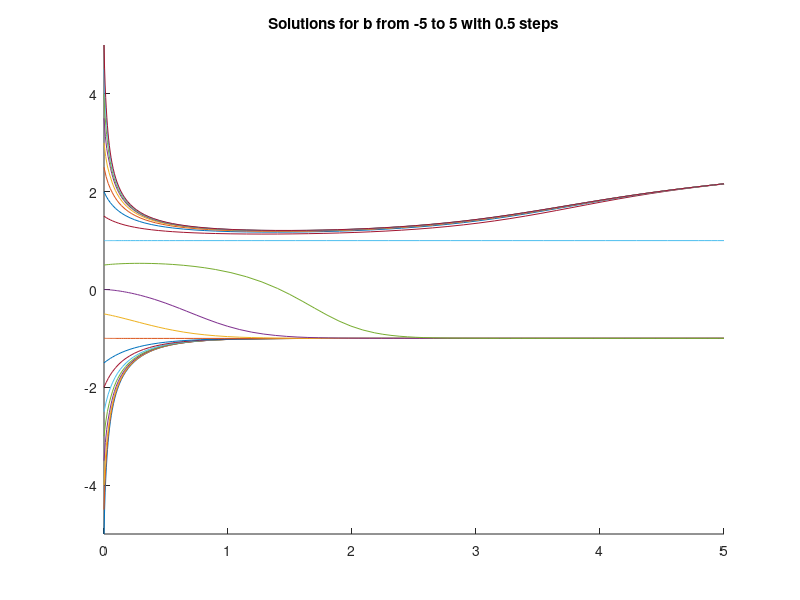
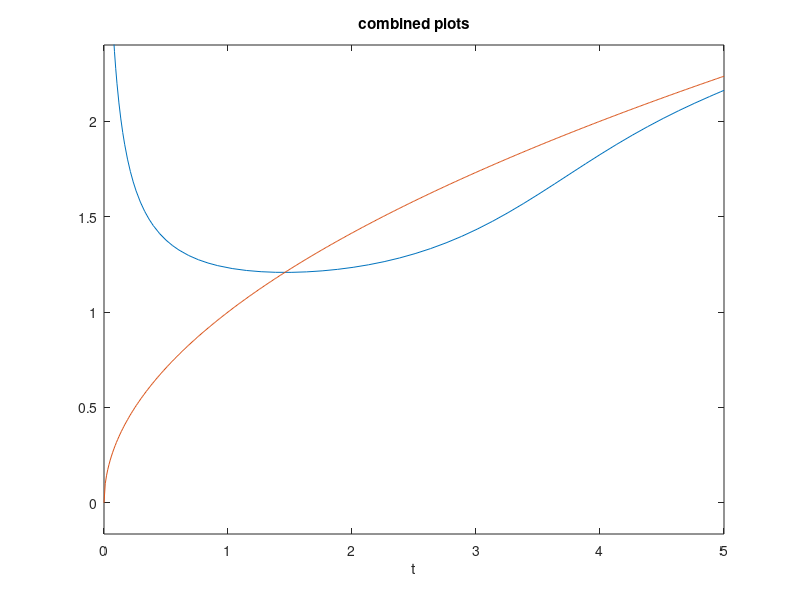
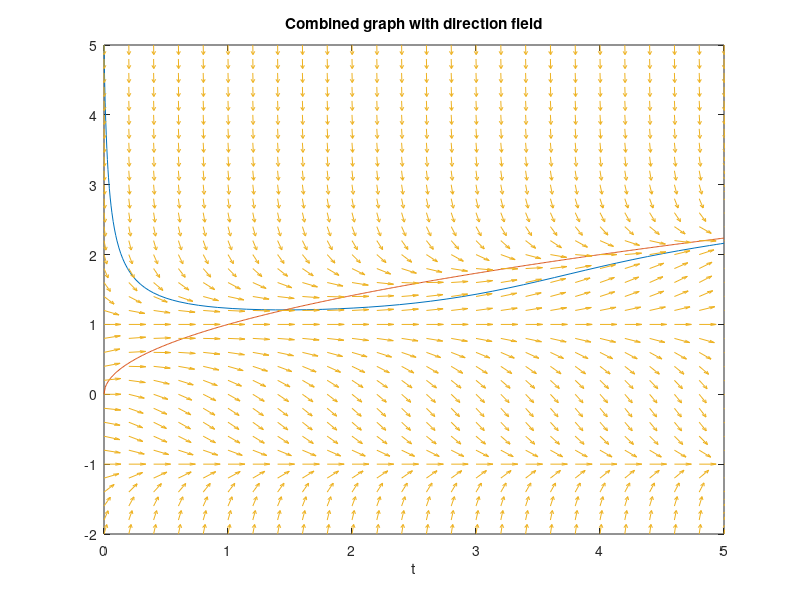

Here is the MATLAB script that generated these plots, in order: (Note: this script raises an error after producing the figures.)
%Approximating ODES

%% QUESTION
% (a)
f = @(t,y) (y - t.^0.5).*(1 - y.^2);
figure; hold on
for b = -5:0.5:5
    [t,y] = ode45(f,[0,5],b);
    disp(['For b = ',num2str(b),' integration terminates at t = ', num2str(t(end))])
    plot(t,y)
end
hold off
axis([0 5 -5 5])
title 'Solutions for b from -5 to 5 with 0.5 steps'
% (b)

% The plot indicates that if b = -1, the corresponding solution is y = -1
% If b is in the interval (-inf, -1), the solution decreases and converges
% to -1. If b is in the interval (-1, 1) the solution initially increases
% but starts decreasing and it converges to -1. If b = 1, the corresponding
% solution is y = 1. Finally, when b is in the interval (1,inf), the
% solution first decreases but then increases to +inf.

% (c)
figure
for b = -5:0.5:5
    [t,y] = ode45(f,[0,5],b);
    plot(t,y)
end
hold on
axis([0 5 -5 5])
hold on
ezplot('t.^0.5', [0 5])
title 'combined plots'

% This is the combined graph of part (a) and y = t.^0.5

% (d)
figure
for b = -5:0.5:5
    [t,y] = ode45(f,[0,5],b);
    plot(t,y)
end
hold on
axis([0 5 -5 5])
hold on
ezplot('t.^0.5',[0,5])
% In the interval (1, inf), the solution curves are asymptotic to y= t^0.5. This is because along
% the line y= t^0.5, y' = 0
% above the line y= t^0.5, y' is negative and below the line
% y=t^0.5, y' is positive.
% Therefore the solutions are pushed towards the line y=t^0.5

[T,Y] = meshgrid([0:.2:5], [-2:.2:5]);
S = (Y - T.^0.5).*(1 - Y.^2);
L = sqrt(1+S.^2);
quiver(T,Y,1./L,S./L,0.5)
axis([0 5 -2 5])
title 'Combined graph with direction field'

%% QUESTION
%7.a
syms t y
sol=ode45(@(t,y) -exp(y)/((t*exp(y))-sin(y)), [2 0.5], 1.5)
deval(sol, 1)
deval(sol, 1.5)
sol1=ode45(@(t,y) -exp(y)/((t*exp(y))-sin(y)), [2 4], 1.5)
deval(sol1, 3)
g=@(t, y) -exp(y)./((t.*exp(y))-sin(y));
figure (1)
[t, y]=ode45(g, [2 0.5], [1.5]);
plot(t, y)

%%
%7.b
syms y t
figure (2)
eq=cos(y) + t*exp(y) == cos(3/2) + 2*exp(3/2);
ezplot(eq, [0, 5])
hold on
plot(1, solve(subs(eq, t, 1), y), 'r*')
plot(1.5, solve(subs(eq, t, 1.5), y), 'r*')
plot(3, solve(subs(eq, t, 3), y), 'r*')
g=@(t, y) -exp(y)./((t.*exp(y))-sin(y));
[t, y]=ode45(g, [0.5 4], [1.5]);
plot(1, 2.2698, 'x')
plot(1.5, 1.8228, 'x')
plot(3, 1.0453, 'x')
hold off

%The actual solution is very similar to the numerical solution.The x's fall
%almost directly on top of the *'s.

%%
%7.c
%interval 2<t<10
figure (3)
g=@(t, y) -exp(y)./((t.*exp(y))-sin(y));
[t, y]=ode45(g, [2 10], [1.5]);
plot(t, y)

%%
%7.c
%interval 2<t<100
figure (4)
g=@(t, y) -exp(y)./((t.*exp(y))-sin(y));
[t, y]=ode45(g, [2 100], [1.5]);
plot(t, y)

%%
%7.c
%inerval 2<t<1000
figure (5)
g=@(t, y) -exp(y)./((t.*exp(y))-sin(y));
[t, y]=ode45(g, [2 1000], [1.5]);
plot(t, y)


%As t approaches infinity, the solutions continuously decrease. T is in
%the denominator of the differential equation meaning that as t increases,
%the differential equation decreases.

%%
%7.c
%interval 0.1<t<2
g = @(t,y) -exp(y)./(t.*exp(y)-sin(y));
figure (6)
[t, y]=ode45(g, [2 0.1], [1.5]);
plot(t, y)

%%
%7.c
%interval 0.01<t<2
figure (7)
g=@(t, y) -exp(y)./((t.*exp(y))-sin(y));
[t, y]=ode45(g, [2 0.01], [1.5]);
plot(t, y)

%%
%7.c
%interval 0.0001<t<2
figure (8)
g=@(t, y) -exp(y)./((t.*exp(y))-sin(y));
[t, y]=ode45(g, [2 0.0001], [1.5]);
plot(t, y)

%as t approaches 0, the solution approaches infinity

%% QUESTION
% (a)
syms t y
f = @(t,y) exp(-t) - 3.*y
[t,y] = myeuler(f,-1,0,0.5*4-1,4);
figure
%plot([t,y])
plot(t,y,'-o')
title 'Problem 1 - Eulers Method'
[t,y] = myeuler(f,-1,0,0.2*10-1,10);
figure
%plot([t,y])
plot(t,y,'-o')
title 'Problem 2 - Eulers Method'
hold off

%%
% This is for part (b)
[t,y] = RungeTrap(f,-1,0,0.5*4-1,4);
figure
hold on
plot(t,y,'-o')
[t,y] = RungeTrap(f,-1,0,0.2*10-1,10);
plot(t,y,'-o')

fplot(dsolve('Dy = exp(-t)-3*y','y(-1)=0','t'),[-1 1]);
[t,y] = myeuler(f,-1,0,0.5*4-1,4);
plot(t,y,'-o')
[t,y] = myeuler(f,-1,0,0.2*10-1,10);
plot(t,y,'-o')

hold off
legend('Problem 1 - Improved Eulers Method','Problem 2 - Improved Eulers Method','the solution','Problem 1 - Eulers Method','Problem 2 - Eulers Method')
axis([-1 1 -1 1.4])

%%
%c
% The exact solutions are more accurate when compared to the numerical 
% approximations. This is also because we had a small step size. We can 
% make a more reliable prediction about the long-term
% behaviour if the step size is decreased and the number of steps are
% increased. We can also observe that as t increases, the approximation
% gets more precise. Since the partial derivative f(t,y) with respect to y
% is negative, the equation is stable. When we approximate the solution of
% a stable function, the error decreases as t increses.

% Plotting the solution
ode45(f,[-1, 9], 0)
% Here n = 20 since n = (tF-tI)/h
[t,y] = myeuler(f,-1,0,9,20);
figure
plot(t,y,'-o')
%axis([0 12 -1 2])
title 'Part c - Eulers Method'

[t,y] = RungeTrap(f,-1,0,9,20);
figure
plot(t,y,'-o')
% axis([0 12 -1 2])
title 'Part c - Improved Eulers Method'


%% QUESTION
%15.a
f=@(t,y) 2*y+cos(t);
[t,y] = myeuler(f,0,-2/5,6,12);
figure (10)
plot(t,y)
%y appears to be an exponentially decreasing function of t that approaches
%negative infinity as t approaches infinity.

%%
hold on
f = @(t,y) 2*y+cos(t);
[t,y] = myeuler(f,0,-2/5,6,12);
figure (10)
plot(t,y)
%15.b
%n=30, h=0.2
f = @(t,y) 2.*y+cos(t);
[t1,y1] = myeuler(f,0,-2/5,0.2*30,30);

%15.b
%n=60, h=0.1
f = @(t,y) 2.*y+cos(t);
[t2,y2] = myeuler(f,0,-2/5,0.1*60,60);

%15.b
[t1,y1] = myeuler(f,0,-2/5,0.2*30,30);
[t2,y2] = myeuler(f,0,-2/5,0.1*60,60);
figure
plot(t,y)
hold on 
plot(t1,y1)
hold off
hold on
plot(t2, y2)
hold off
%As the step size decreases, y exponentially decreases at a faster rate.
%y approaches negative infinity as t approaches infinity.

%%
%15.c
syms t y
f=@(t, y) 2*y+cos(t);

[t,y]=myeuler(f,0,-2/5,6,12);
[t1,y1] = myeuler(f,0,-2/5,0.2*30,30);
[t2,y2] = myeuler(f,0,-2/5,0.1*60,60);

[t3, y3]=ode45(f, [0 6], -2/5);
figure
plot(t3, y3)
hold on
plot(t, y)
hold off
hold on
plot(t2, y2)
hold off
hold on
plot(t3, y3)
hold off

[t4,y4]=ode45(f,[0 15],-2/5);
figure
plot(t4, y4)
%Y looks as if it approaches infinty as t increases
%When it is plotted on the same set of axes, the ode45 solution
%looks constant because of the scale of the y axis from the Euler 
%solutions

%%
%15.d
syms t y
sol=dsolve('Dy=2*y+cos(t)','y(0)=-2/5','t')
figure
fplot(t,sol, [0,16])

%the exact solution and approximations found above are different.
%The exact solution is an oscillating function of t.
%if c=0, the exponential C*exp(2t) goes away from the general solution
%and the solution then becomes an oscillating solution.
%This solution is unstable, since C*exp(2t)is not zero when C is 
%not zero, which is every case excluding 
%y(0) = -2/5. This explains why every inexact numerical
%approximation will have significant error since C*exp(2t) predicts
%the large t behavior of the function whenC is not zero. 

%% This is regular Euler's method
function [t,y] = myeuler(f, tinit, yinit, b, n)
h = (b - tinit)/n;
t = zeros(n+1,1);
y = zeros(n+1,1);
t(1) = tinit;
y(1) = yinit;
for i = 1:n
    ti = t(i);
    t(i + 1) = ti + h;
    yi = y(i);
    y(i + 1) = yi + h*f(ti, yi);
end
end
%% This is improved Euler's method. (Also known as Runge Trapezoidal)
function [t,y] = RungeTrap(f, tI, yI, tF, N)
t = zeros(N + 1, 1); y = zeros(N + 1, 1);
t(1) = tI; y(1) = yI; h = (tF - tI)/N; hhalf = h/2;
for j = 1:N
t(j + 1) = t(j) + h;
fnow = f(t(j), y(j));
yplus = y(j) + h*fnow; fplus = f(t(j + 1), yplus);
y(j + 1) = y(j) + hhalf*(fnow + fplus);
end
end